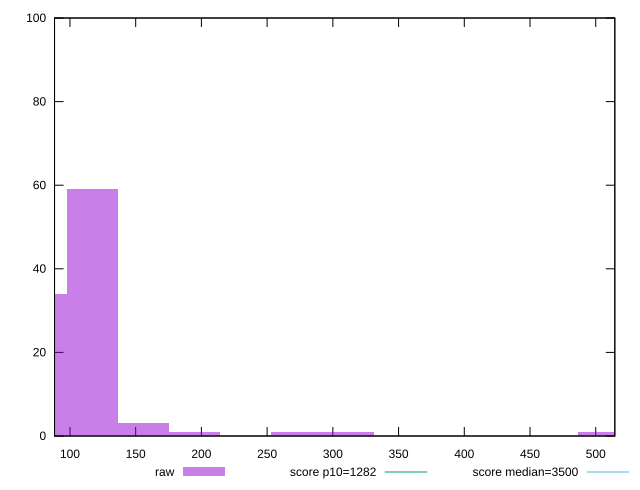

This figure's gnuplot source:
reset

$raw <<EOF
116.849445996994 59
77.89963066466267 34
155.79926132932533 3
311.59852265865067 1
506.3475993203073 1
272.6487073263193 1
194.74907666165666 1
EOF

set key outside below
set boxwidth 38.94981533233133
set xrange [88.25999999999999:514.52]
set yrange [0:100]
set trange [0:100]
set style fill transparent solid 0.5 noborder

set parametric
set terminal svg size 640, 490 enhanced background rgb 'white'
set output "report_00023_2021-02-20T12:14:57.249Z/bootup-time/samples/pages+cached+noadtech+nomedia/raw/histogram.svg"

plot $raw title "raw" with boxes, \
     1282,t title "score p10=1282", \
     3500,t title "score median=3500"

reset
